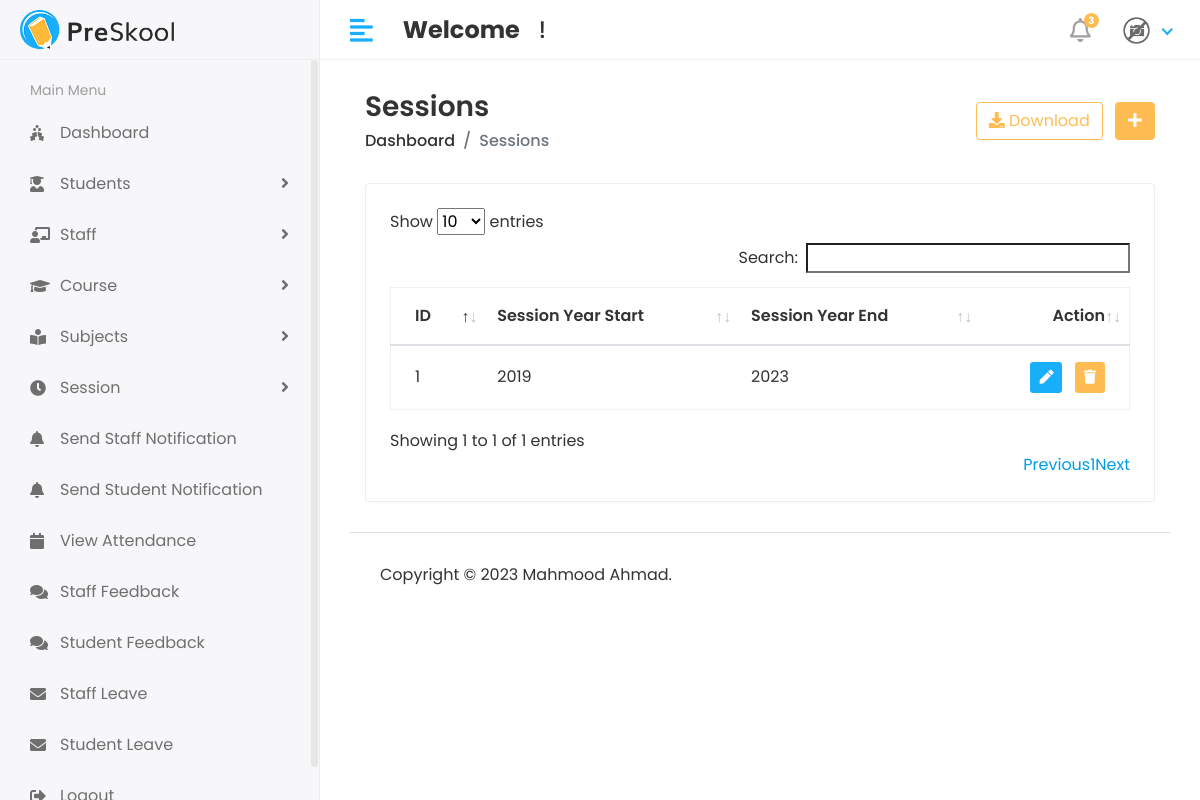
/hod/session/View (signed in), run on the app's committed database.
### app/models.py (models this page shows, shortened)
class Session_Year(models.Model):
    session_start = models.CharField(max_length=100)
    session_end = models.CharField(max_length=100)

### student_management_system/hod_views.py (the view)
# urls.py: path("hod/session/View", hod_views.VIEW_SESSION, name="view_session"),
@login_required(login_url='/')
def VIEW_SESSION(request):
    session = Session_Year.objects.all()
    context = {
        'session': session
    }
    return render(request, 'hod/view_session.html', context)

### templates/hod/view_session.html (shortened to what this page needs)
{% extends 'base.html' %}
{% block content %}
{% load static %}
<div class="content container-fluid">
   <div class="page-header">
      <div class="row align-items-center">
         <div class="col">
            <h3 class="page-title">Sessions</h3>
            <ul class="breadcrumb">
               <li class="breadcrumb-item"><a href="index.html">Dashboard</a></li>
               <li class="breadcrumb-item active">Sessions</li>
            </ul>
         </div>
         <div class="col-auto text-right float-right ml-auto">
            <a href="#" class="btn btn-outline-primary mr-2"><i class="fas fa-download"></i> Download</a>
            <a href="add-student.html" class="btn btn-primary"><i class="fas fa-plus"></i></a>
         </div>
      </div>
   </div>
   <div class="row">
      <div class="col-sm-12">
         <div class="card card-table">
            <div class="card-body">
               <div class="table-responsive">
                  <table id="table_id" class="table table-hover table-center mb-0">
                     <thead>
                        <tr>
                           <th>ID</th>
                           <th>Session Year Start</th>
                           <th>Session Year End</th>
                           <th class="text-right">Action</th>
                        </tr>
                     </thead>
                     <tbody>
                        {% for i in session %}
                        <tr>
                           <td>{{i.id}}</td>
                           <td>{{i.session_start}}</td>
                           <td>{{i.session_end}}</td>
                           <td class="text-right">
                              <div class="actions">
                                 <a href="{% url 'edit_session' i.id %}" class="btn btn-sm bg-success-light mr-2">
                                 <i class="fas fa-pen"></i>
                                 </a>
                                 <a href="{% url 'delete_session' i.id %}" class="btn btn-sm bg-danger-light">
                                 <i class="fas fa-trash"></i>
                                 </a>
                              </div>
                           </td>
                        </tr>
                        {% endfor %}
                     </tbody>
                  </table>
               </div>
            </div>
         </div>
      </div>
   </div>
</div>
{% endblock %}

### app/static/assets/css/style.css (style rules this page uses)
html { height: 100%; }
body { background-color: #fff; color: #333; font-family: 'Poppins', sans-serif; font-size: 1rem; height: 100%; line-height: 1.5; overflow-x: hidden; }
h1, h2, h3, h4, h5, h6 { font-family: 'Poppins', sans-serif; margin-top: 0; }
a { color: #009ce7; }
input, button, a { transition: all 0.4s ease; -moz-transition: all 0.4s ease; -o-transition: all 0.4s ease; -ms-transition: all 0.4s ease; -webkit-transition: all 0.4s ease; }
ul, ol { padding: 0px; list-style: none; }
.table { color: #333; max-width: 100%; margin-bottom: 0; width: 100%; }
.table.dataTable { border-collapse: collapse !important; border: 1px solid rgba(0, 0, 0, 0.05); }
.table thead tr th { font-weight: 600; }
.table tbody tr { border-bottom: 1px solid rgba(0, 0, 0, 0.05); }
.table.table-center td, .table.table-center th { vertical-align: middle; }
.card-table .card-body .table > thead > tr > th { border-top: 0; }
.card-table .card-body .table tr td:first-child, .card-table .card-body .table tr th:first-child { padding-left: 1.5rem; }
.card-table .card-body .table tr td:last-child, .card-table .card-body .table tr th:last-child { padding-right: 1.5rem; }
.card-table .table td, .card-table .table th { border-top: 1px solid #e2e5e8; padding: 1rem 0.75rem; white-space: nowrap; }
.btn-primary { background-color: #FFBC53; border: 1px solid #FFBC53; }
.btn-outline-primary { color: #FFBC53; border-color: #FFBC53; }
.card { border: 1px solid #ececf5; box-shadow: 0 1px 3px 0 rgba(0, 0, 0, 0.03); margin-bottom: 1.875rem; }
.card-body { padding: 1.5rem; }
.bg-danger-light { background-color:#FFBC53 !important; color:#fff !important; }
.bg-success-light { background-color: #18aefa; color: #fff; }
.page-header { margin-bottom: 1.875rem; }
.page-header .breadcrumb { background-color: transparent; color: #6c757d; font-size: 1rem; font-weight: 500; margin-bottom: 0; padding: 0; }
.page-header .breadcrumb a { color: #333; }
.page-title { font-size: 28px; font-weight: 600; color: #333; margin-bottom: 5px; }

### data on the page
Session_Year: id "1", session_start "2019", session_end "2023"
